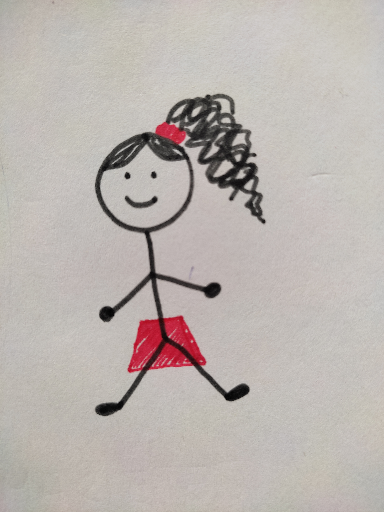
#> input picture 8a0a32cd8e74421bb4e7076cde64ee60.png, 384 x 512 px, found by its file name
$ python SLICSegmenntation.py
#> lines starting #> are read from the running program, lines starting #| are printed output that depends on the picture
# Not good 3/10 for effort
# (Simple Linear Iterative Clustering)
# group pixels into perceptually meaningful and relatively uniform regions, which are called superpixels.
# SLIC is a simple extension of k-means clustering in the pixel space,

import numpy as np
import matplotlib.pyplot as plt
from skimage.segmentation import slic
from skimage.io import imread

# Read the image
image_path = 'Segmentations/8a0a32cd8e74421bb4e7076cde64ee60.png'  # Replace with your image path
image = imread(image_path)
#> image is the input picture: shape (512, 384, 3); mean R, G, B 187.2, 180, 175.7
image_rgb = image.copy()

# Perform SLIC superpixel segmentation
segments = slic(image_rgb, n_segments=100, compactness=10, sigma=1)
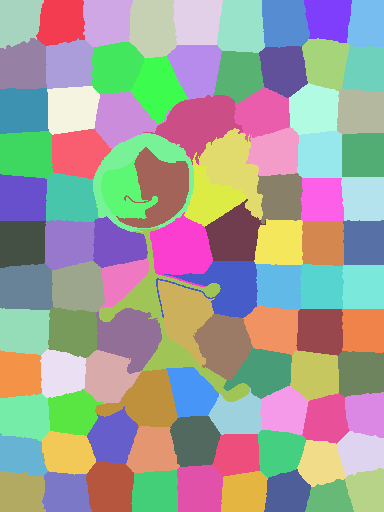
#> segments: shape (512, 384) int64; 96 distinct labels, from 1 to 96; one colour per label, 0 black
# compact is balance between color and spatial proximity, sigma is smoothness
# Create a mask for each segment
segment_mask = np.zeros_like(image)
for segment_label in np.unique(segments):
    segment_mask[segments == segment_label] = segment_label
#> this loop made 96 passes
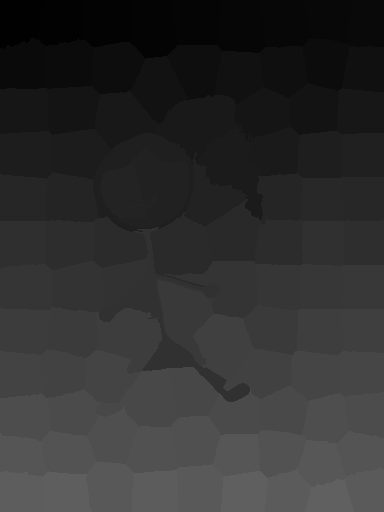
#> segment_mask: shape (512, 384, 3); min 1, max 96, mean 47

# Display the results
plt.figure(figsize=(10, 5))
plt.subplot(1, 2, 1)
plt.imshow(image_rgb)
plt.title('Original Image')

plt.subplot(1, 2, 2)
plt.imshow(segment_mask, cmap='tab20')
plt.title('Segmented Image')

plt.tight_layout()
plt.show()
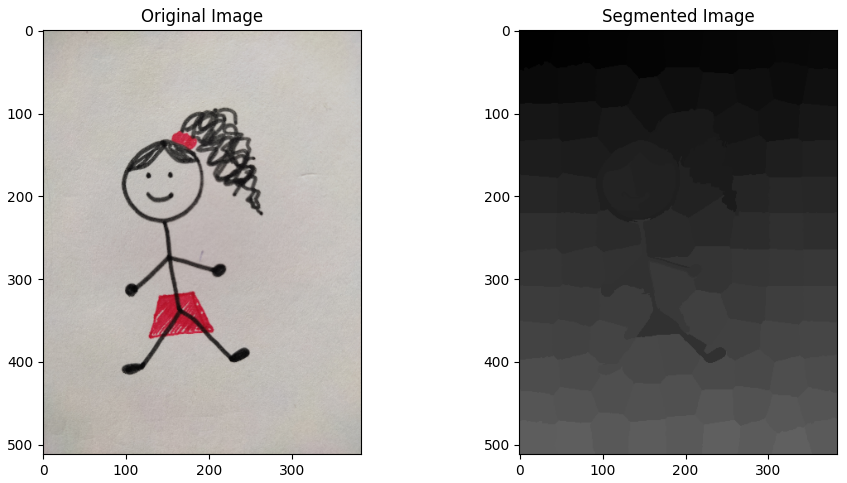
#> figure drawn by matplotlib, 2 panels
